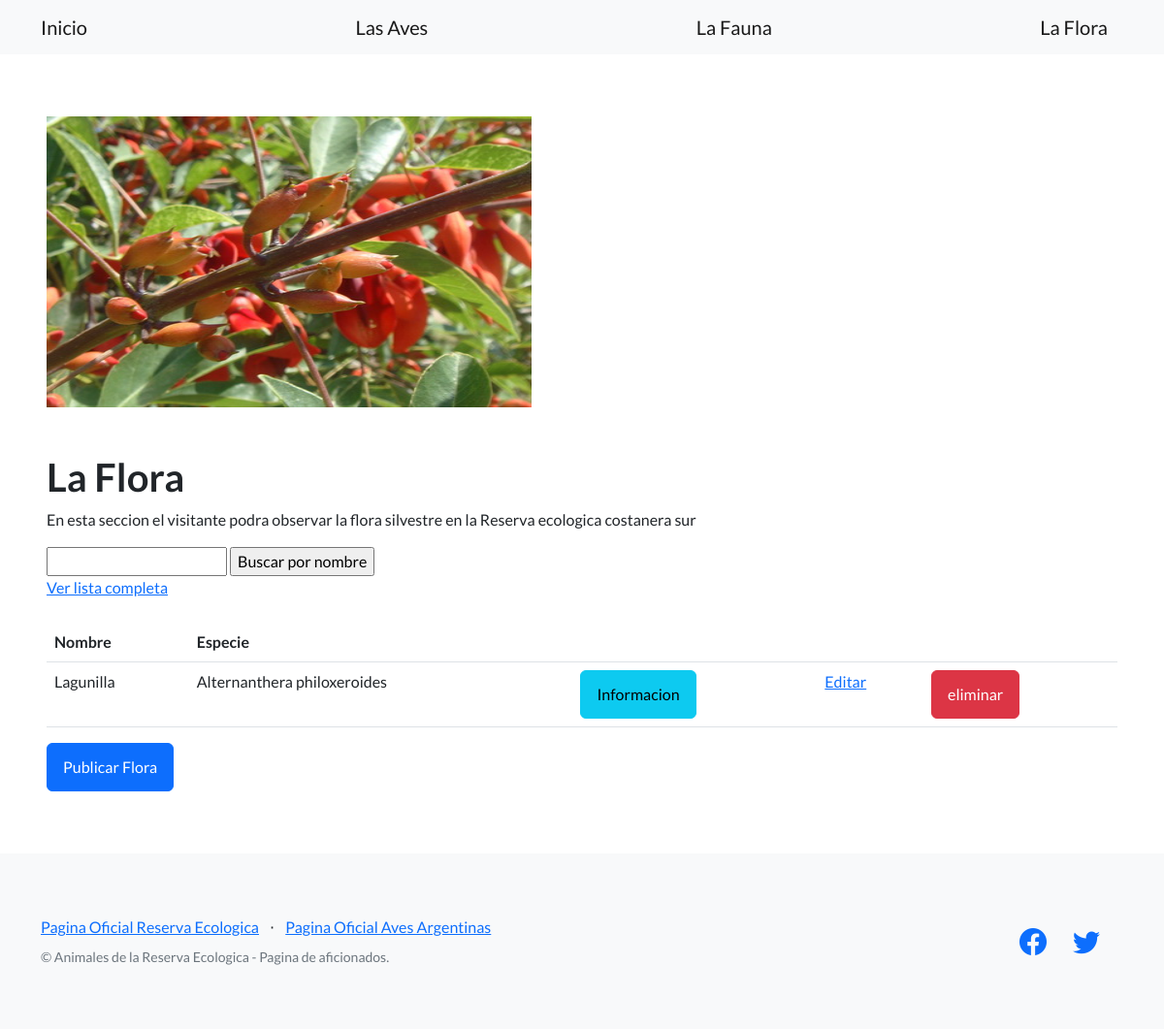
Page /animales/flora/ on the earlier database version.
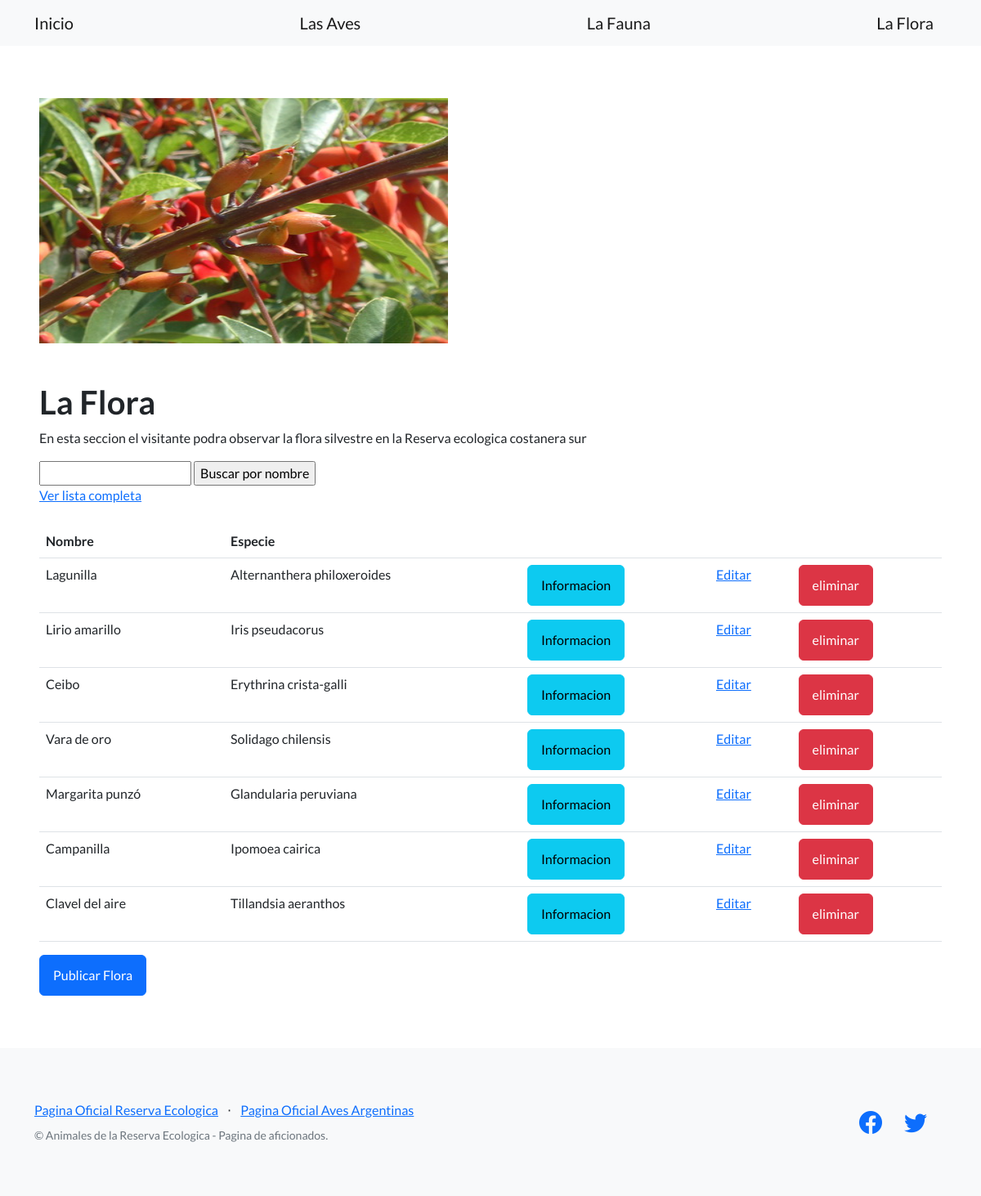
Same page on the later database version.
### aves_argentinas/models.py (models this page shows, shortened)
class Flora(models.Model):
    especie = models.CharField(max_length=200)
    nombre = models.CharField(max_length=200)
    tipo = models.CharField(max_length=200)
    caracteristicas = models.TextField()

### aves_argentinas/views.py (the view)
# urls.py: path('flora/', mostrar_flora, name="lista_flora"),
def mostrar_flora(request):
    contexto = {
        "floras" : Flora.objects.all(),
    }
    http_response = render(
        request=request,
        template_name='aves_argentinas/mostrar_flora.html',
        context=contexto,
    )
    return http_response

### aves_argentinas/templates/aves_argentinas/mostrar_flora.html (shortened to what this page needs)
{% extends "base.html" %}
{% block contenido %}
<div class="entry-container">
  <header class="header" >
      <img src="/static/assets/ceibo.png" alt="Flora" width = "500" height="300">
  </header>
</div>
<br></br>
<h1>La Flora</h1>
<div class= "entry-content">
    <p>En esta seccion el visitante podra observar la flora silvestre
        en la Reserva ecologica costanera sur</p>
</div>
<form action = "{% url 'buscar_flora' %}" method="post">
    <input type="text" name="busqueda">
    <input type="submit" value="Buscar por nombre">
  </form>
  <a href="{% url 'lista_flora' %}">Ver lista completa</a>
  <br></br>
<table class= "table">
    <tbody>
        <tr>
            <th>Nombre</th>
            <th>Especie</th>
            <th></th>
            <th></th>
            <th></th>
        </tr>
        {% for flora in floras %}
        <tr>
            <td>{{ flora.nombre }}</td>
            <td>{{ flora.especie }}</td>
            <td>
                <a class= "btn btn-info" href="{% url 'ver_flora' flora.id %}">Informacion</a>
            </td>
            <td>
                <a href="{% url 'editar_flora' flora.id %}">Editar</a>
            </td>
            <td>
                <form action = "{% url 'eliminar_flora' flora.id %}" method="post">
                    <input type="submit" class= "btn btn-danger" value="eliminar" />
                </form>
            </td>
        </tr>
        {% endfor %}
    </tbody>
</table>
<a class= "btn btn-primary" href="{% url 'crear_flora' %}">Publicar Flora</a>
{% endblock contenido %}

Differences in the rows shown:
added Flora: nombre "Lirio amarillo", especie "Iris pseudacorus"
added Flora: nombre "Ceibo", especie "Erythrina crista-galli"
added Flora: nombre "Vara de oro", especie "Solidago chilensis"
added Flora: nombre "Margarita punzó", especie "Glandularia peruviana"
added Flora: nombre "Campanilla", especie "Ipomoea cairica"
added Flora: nombre "Clavel del aire", especie "Tillandsia aeranthos"
